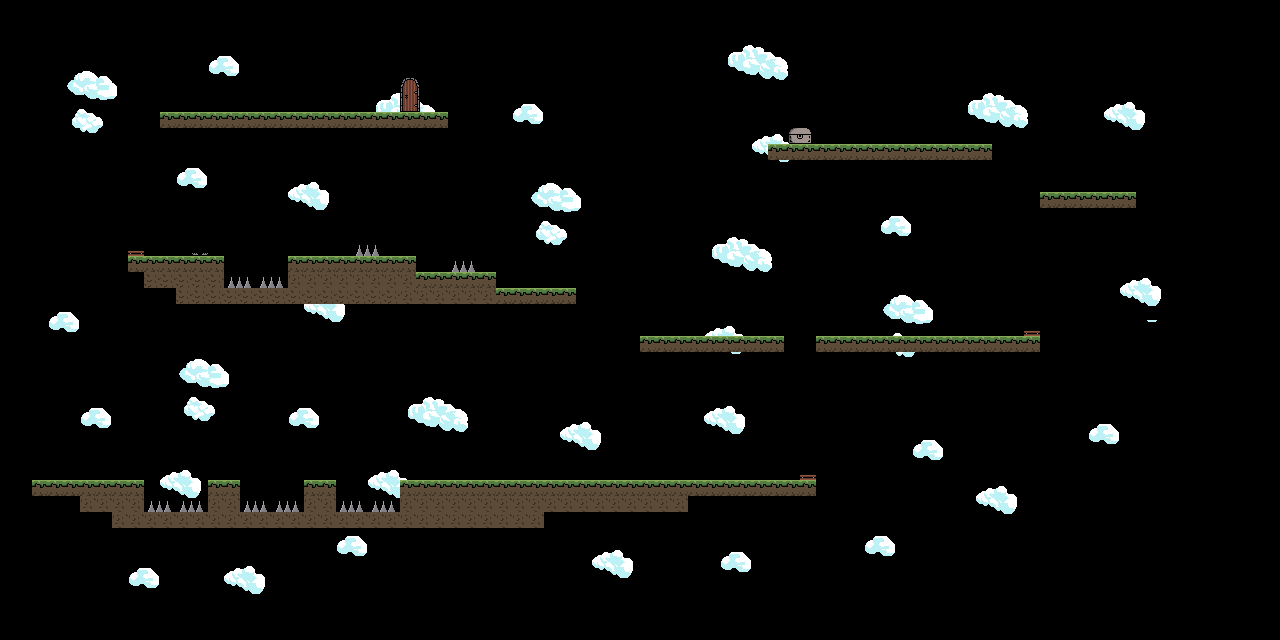

Below is a game level as drawn by its tile map, then a one-line description and the .tmx that defines it (tile-layer data replaced by summaries):
An orthogonal 80x40 tile map with 16x16 px tiles, 2 tile layers (background, Desen Katmanı 1), 2 tilesets and 40 objects.

<map version="1.10" tiledversion="1.10.1" orientation="orthogonal" renderorder="right-down" width="80" height="40" tilewidth="16" tileheight="16" infinite="0" nextlayerid="11" nextobjectid="56">
 <tileset firstgid="1" name="Clouds V2" tilewidth="16" tileheight="16" tilecount="64" columns="8">
  <image source="Clouds_V2.png" width="128" height="128" />
 </tileset>
 <tileset firstgid="65" name="TileSet" tilewidth="16" tileheight="16" tilecount="256" columns="16">
  <image source="TileSet.png" width="256" height="256" />
 </tileset>
 <layer id="10" name="background" width="80" height="40">
  <data>[3200 cells, 375 non-empty, 52 distinct tile ids]</data>
 </layer>
 <layer id="1" name="Desen Katmanı 1" width="80" height="40">
  <data>[3200 cells, 260 non-empty, 23 distinct tile ids]</data>
 </layer>
 <objectgroup id="2" name="ground" visible="0">
  <object id="2" x="32" y="480" width="112" height="48" />
  <object id="3" x="208" y="480" width="32" height="48" />
  <object id="4" x="304" y="480" width="32" height="48" />
  <object id="6" x="144" y="512" width="64" height="16" />
  <object id="7" x="240" y="512" width="64" height="16" />
  <object id="8" x="336" y="512" width="64" height="16" />
  <object id="9" x="400" y="480" width="416" height="48" />
  <object id="10" x="128" y="256" width="96" height="48" />
  <object id="13" x="224" y="288" width="64" height="16" />
  <object id="14" x="288" y="256" width="128" height="48" />
  <object id="15" x="416" y="272" width="80" height="32" />
  <object id="16" x="496" y="288" width="80" height="16" />
  <object id="17" x="160" y="112" width="288" height="16" />
  <object id="18" x="640" y="336" width="144" height="16" />
  <object id="19" x="816" y="336" width="224" height="16" />
  <object id="20" x="1040" y="192" width="96" height="16" />
  <object id="21" x="768" y="144" width="224" height="16" />
 </objectgroup>
 <objectgroup id="3" name="door" visible="0">
  <object id="22" x="400" y="76.5" width="20.125" height="35.5" />
 </objectgroup>
 <objectgroup id="4" name="chest" visible="0">
  <object id="24" x="787.818" y="126" width="24.1818" height="17.4545" />
 </objectgroup>
 <objectgroup id="5" name="spike" visible="0">
  <object id="25" x="144" y="504.545" width="63.6364" height="7.45455" />
  <object id="26" x="240" y="505" width="64" height="7" />
  <object id="27" x="336" y="504.25" width="63.75" height="7.75" />
  <object id="29" x="450.625" y="257.375" width="25.375" height="14.5" />
  <object id="30" x="354.75" y="241" width="25.375" height="14.75" />
  <object id="31" x="224" y="280.364" width="64.3636" height="7.63636" />
 </objectgroup>
 <objectgroup id="6" name="trap" visible="0">
  <object id="36" x="192" y="253.875" width="16" height="2.125" />
 </objectgroup>
 <objectgroup id="7" name="tramboline" visible="0">
  <object id="37" x="128" y="250.875" width="16" height="5.125" />
  <object id="38" x="800" y="474.818" width="15.9091" height="5.18182" />
  <object id="39" x="1024" y="330" width="15.75" height="6" />
 </objectgroup>
 <objectgroup id="8" name="bouncer" visible="0">
  <object id="42" x="432" y="464" width="16" height="16" />
  <object id="43" x="752" y="464" width="16" height="16" />
  <object id="44" x="848" y="320" width="16" height="16" />
  <object id="45" x="992" y="320" width="16" height="16" />
  <object id="46" x="656" y="320" width="16" height="16" />
  <object id="48" x="752" y="320" width="16" height="16" />
  <object id="50" x="832" y="128" width="16" height="16" />
  <object id="52" x="976" y="128" width="16" height="16" />
  <object id="53" x="160" y="96" width="16" height="16" />
  <object id="54" x="368" y="96" width="16" height="16" />
 </objectgroup>
 <objectgroup id="9" name="border" visible="0">
  <object id="55" x="0" y="-200" width="1276" height="840" />
 </objectgroup>
</map>
